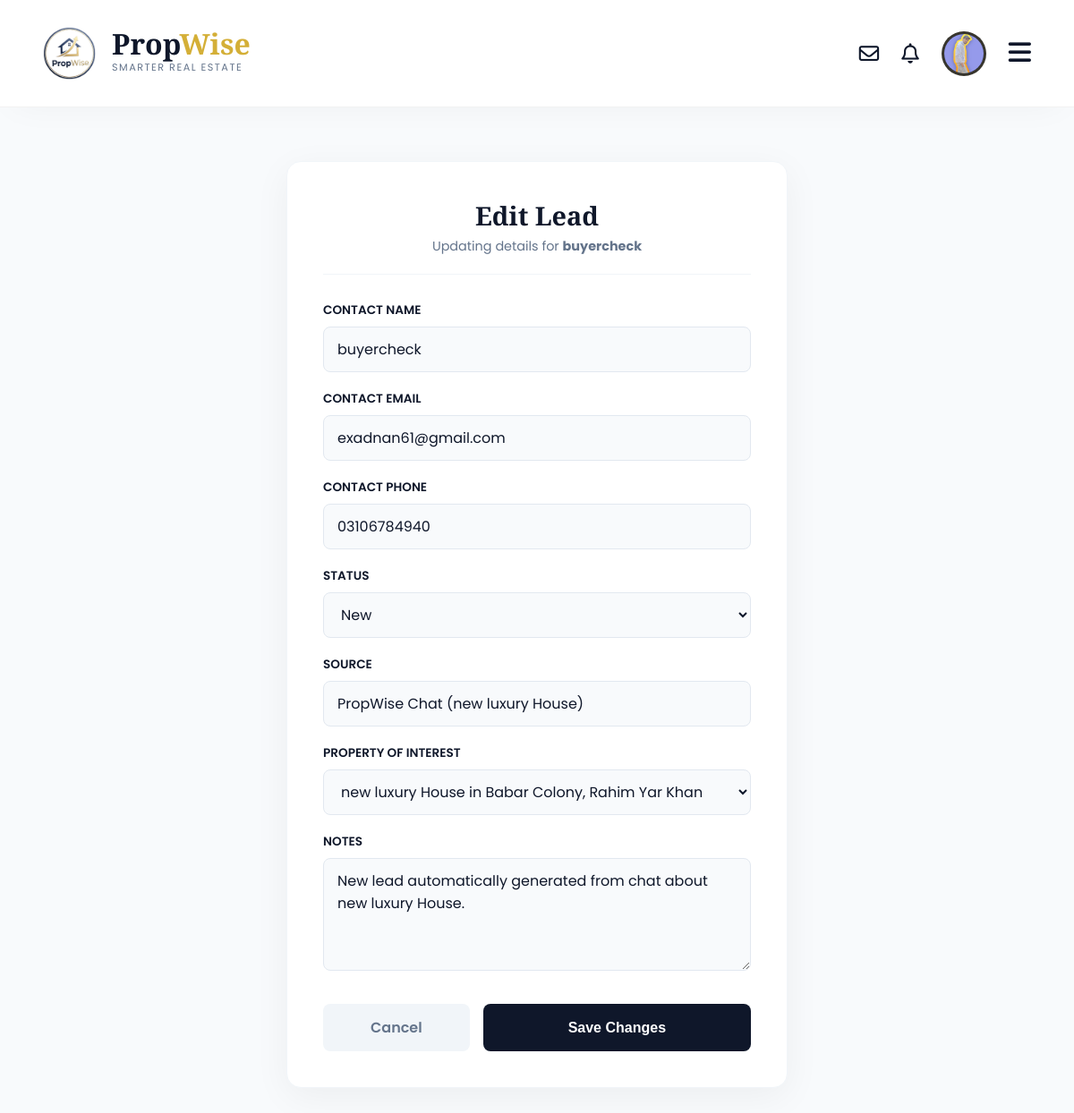
The page /accounts/my-leads/edit/5/ (signed in) on the database its author committed.
### accounts/models.py (models this page shows, shortened)
class User(AbstractUser):
    is_agent = models.BooleanField('Is agent', default=False)
    is_buyer = models.BooleanField('Is buyer', default=True) # By default, users are buyers
    phone_number = models.CharField(max_length=20, blank=True)
    profile_picture = models.ImageField(upload_to='profile_pics/', blank=True, null=True)
    favorites = models.ManyToManyField(
        Property,
        related_name="favorited_by",
        blank=True
    )

class Lead(models.Model):
    agent = models.ForeignKey(
        User,
        on_delete=models.CASCADE,  # If agent is deleted, their leads are deleted
        related_name="leads",
        limit_choices_to={'is_agent': True}, # Ensures this MUST be an agent
        help_text="The agent this lead belongs to."
    )
    contact_name = models.CharField(
        max_length=255,
        help_text="The lead's full name (e.g., Ali Khan)"
    )
    contact_email = models.EmailField(
        max_length=255,
        blank=True,
        null=True
    )
    contact_phone = models.CharField(
        max_length=20,
        blank=True,
        null=True
    )
    status = models.CharField(
        max_length=20,
        choices=LeadStatus.choices,
        default=LeadStatus.NEW,
        help_text="The current stage of this lead in the sales pipeline."
    )
    source = models.CharField(
        max_length=100,
        blank=True,
        null=True,
        help_text="Where this lead came from (e.g., 'PropWise Chat', 'Phone Call')"
    )
    property_of_interest = models.ForeignKey(
        Property,
        on_delete=models.SET_NULL, # If property is deleted, keep the lead
        null=True,
        blank=True,
        related_name="leads"
    )
    notes = models.TextField(
        blank=True,
        null=True,
        help_text="Agent's private notes about this lead."
    )
    created_at = models.DateTimeField(auto_now_add=True)
    updated_at = models.DateTimeField(auto_now=True)
    class Meta:
        ordering = ['-created_at']

### accounts/views.py (the view)
# urls.py: path('my-leads/edit/<int:pk>/', account_views.update_lead_view, name='update_lead'),
@login_required
def update_lead_view(request, pk):
    lead = get_object_or_404(Lead, pk=pk)
    if lead.agent != request.user:
        messages.error(request, "You do not have permission to edit this lead.")
        return redirect('my_leads')
    if request.method == 'POST':
        form = LeadForm(request.POST, instance=lead, agent=request.user)
        if form.is_valid():
            form.save()
            messages.success(request, "Lead updated successfully.")
            return redirect('my_leads')
    else:
        form = LeadForm(instance=lead, agent=request.user)
    context = {
        'form': form,
        'lead': lead
    }
    return render(request, 'accounts/lead_edit.html', context)

### accounts/context_processors.py (called while the page is built)
def notifications(request):
    if request.user.is_authenticated:
        unread_notifs = Notification.objects.filter(
            recipient=request.user,
            is_read=False
        )
        return {
            'notification_count': unread_notifs.count(),
            'notification_list': unread_notifs[:5] # Only show the top 5 in the dropdown
        }
    return {}

### locations/models.py (called while the page is built)
    def __str__(self):
        return f"{self.name}, {self.city.name}"

### properties/models.py (called while the page is built)
    def __str__(self):
        return f"{self.title} in {self.area}"

### accounts/templates/accounts/lead_edit.html (shortened to what this page needs)
{% extends 'base.html' %}
{% load static %}
{% block content %}
<div class="edit-lead-container">
    <div class="edit-card">
        <div class="form-header">
            <h2 class="form-title">Edit Lead</h2>
            <p class="form-sub">Updating details for <strong>{{ lead.contact_name }}</strong></p>
        </div>
        <form method="POST" class="edit-form">
            {% for field in form %}
                <div>
                    <label for="{{ field.id_for_label }}">{{ field.label }}</label>
                    {{ field }}
                </div>
            {% endfor %}
            <div class="btn-row">
                <a href="{% url 'my_leads' %}" class="btn-cancel">Cancel</a>
                <button type="submit" class="btn-save">Save Changes</button>
            </div>
        </form>
    </div>
</div>
{% endblock content %}

### templates/base.html (shortened to what this page needs)
{% load static %}
<!DOCTYPE html>
<html lang="en">
<head>
    <link rel="stylesheet" href="https://cdnjs.cloudflare.com/ajax/libs/font-awesome/6.4.0/css/all.min.css">
</head>
<body>
    <nav class="navbar">
        <a href="{% url 'homepage' %}" class="nav-brand">
            <img src="{% static 'images/logo.png' %}" alt="PropWise">
            <div class="brand-text-col">
                <div class="brand-main">Prop<span>Wise</span></div>
                <div class="brand-tagline">Smarter Real Estate</div>
            </div>
        </a>
        <div class="nav-right">
            {% if user.is_authenticated %}
                <a href="{% url 'chat_inbox' %}" class="nav-icon" title="Messages">
                    <i class="fa-regular fa-envelope"></i>
                </a>
                <div class="nav-icon" onclick="toggleID('notif-drop')" title="Notifications">
                    <i class="fa-regular fa-bell"></i>
                </div>
                <div class="user-menu-container">
                    <div class="user-avatar" onclick="toggleID('user-drop')">
                        {% if user.profile_picture %}
                            <img src="{{ user.profile_picture.url }}" alt="{{ user.username }}">
                        {% else %}
                            <i class="fa-regular fa-user"></i>
                        {% endif %}
                    </div>
                </div>
            {% else %}
                <a href="{% url 'login' %}" class="nav-link">Log In</a>
                <a href="{% url 'signup' %}" class="btn-create">Sign Up</a>
            {% endif %}
            <div class="hamburger" onclick="toggleID('mobile-menu')">
                <i class="fa-solid fa-bars"></i>
            </div>
        </div>
    </nav>
    {% block content %}
    {% endblock %}
</body>
</html>

### templates/base.html (style rules this page uses)
:root { --pw-navy: #0F172A; --pw-gold: #D4AF37; --pw-gold-hover: #B5952F; --pw-gold-glow: rgba(212, 175, 55, 0.5); --pw-bg: #ffffff; --pw-text-body: #334155; --pw-light-gray: #F8FAFC; }
* { margin: 0; padding: 0; box-sizing: border-box; }
body { font-family: 'Poppins', sans-serif; background-color: var(--pw-light-gray); color: var(--pw-text-body); padding-top: 120px; overflow-x: hidden; }
a { text-decoration: none; color: inherit; transition: all 0.3s ease; }
.navbar { position: fixed; top: 0; left: 0; width: 100%; height: 120px; background: #ffffff; display: flex; align-items: center; justify-content: space-between; padding: 0 4%; z-index: 1000; border-bottom: 1px solid rgba(0,0,0,0.05); box-shadow: 0 10px 40px -15px rgba(0,0,0,0.05); animation: slideDown 0.5s ease-out; }
.nav-brand { display: flex; align-items: center; gap: 18px; text-decoration: none; }
.nav-brand img { height: 85px; width: auto; object-fit: contain; mix-blend-mode: multiply; display: block; transition: transform 0.3s ease; }
.brand-text-col { display: flex; flex-direction: column; justify-content: center; }
.brand-main { font-family: 'Playfair Display', serif; font-size: 2rem; font-weight: 800; color: var(--pw-navy); line-height: 0.9; }
.brand-main span { color: var(--pw-gold); }
.brand-tagline { font-family: 'Poppins', sans-serif; font-size: 0.85rem; color: #64748b; font-weight: 400; letter-spacing: 1.5px; text-transform: uppercase; margin-top: 4px; }
.nav-right { display: flex; align-items: center; gap: 25px; }
.nav-icon { font-size: 1.4rem; color: var(--pw-navy); cursor: pointer; position: relative; transition: 0.3s; }
.user-menu-container { position: relative; }
.user-avatar { width: 50px; height: 50px; background: var(--pw-navy); color: var(--pw-gold); border-radius: 50%; display: flex; align-items: center; justify-content: center; font-weight: 600; font-size: 1.2rem; cursor: pointer; border: 3px solid rgba(212, 175, 55, 0.2); transition: all 0.3s; overflow: hidden; }
.user-avatar img { width: 100%; height: 100%; object-fit: cover; }
.hamburger { display: none; font-size: 1.8rem; cursor: pointer; color: var(--pw-navy); }
@media (max-width: 1200px) { .hamburger { display: block; } }
@media (max-width: 1200px) { .nav-brand img { height: 60px; } }
@media (max-width: 1200px) { .brand-tagline { font-size: 0.7rem; } }

### accounts/templates/accounts/lead_edit.html (style rules this page uses)
.edit-lead-container { max-width: 600px; margin: 60px auto; padding: 0 20px; }
.edit-card { background: white; border-radius: 16px; box-shadow: 0 10px 40px rgba(0,0,0,0.05); border: 1px solid #f1f5f9; padding: 40px; position: relative; }
.form-header { text-align: center; margin-bottom: 30px; border-bottom: 1px solid #f1f5f9; padding-bottom: 20px; }
.form-title { font-family: 'Playfair Display', serif; font-size: 1.8rem; color: var(--pw-navy); margin-bottom: 5px; font-weight: 700; }
.form-sub { color: #64748b; font-size: 0.9rem; }
.edit-form label { display: block; font-size: 0.85rem; font-weight: 600; color: var(--pw-navy); margin-bottom: 8px; text-transform: uppercase; }
.edit-form input, .edit-form select, .edit-form textarea { width: 100%; padding: 12px 15px; border: 1px solid #e2e8f0; border-radius: 8px; font-family: 'Poppins', sans-serif; font-size: 1rem; color: var(--pw-navy); background: #f8fafc; transition: all 0.3s; box-sizing: border-box; margin-bottom: 20px; }
.btn-row { display: flex; gap: 15px; margin-top: 10px; }
.btn-save { flex: 2; padding: 14px; background: var(--pw-navy); color: white; border: none; border-radius: 8px; font-size: 1rem; font-weight: 600; cursor: pointer; transition: 0.3s; }
.btn-cancel { flex: 1; padding: 14px; background: #f1f5f9; color: #64748b; border: none; border-radius: 8px; font-weight: 600; text-align: center; text-decoration: none; transition: 0.3s; }

### rows shown on the page
User: profile_picture (picture)
Lead: contact_name "buyercheck", form "buyercheck" "exadnan61@gmail.com" "03106784940" "New" "PropWise Chat (new luxury House)" "new luxury House in Babar Colony, Rahim Yar Khan" "New lead automatically generated from chat about new luxury House."

### other values the page prints
{{ field.label }} "CONTACT NAME" "CONTACT EMAIL" "CONTACT PHONE" "STATUS" "SOURCE" "PROPERTY OF INTEREST" "NOTES"
